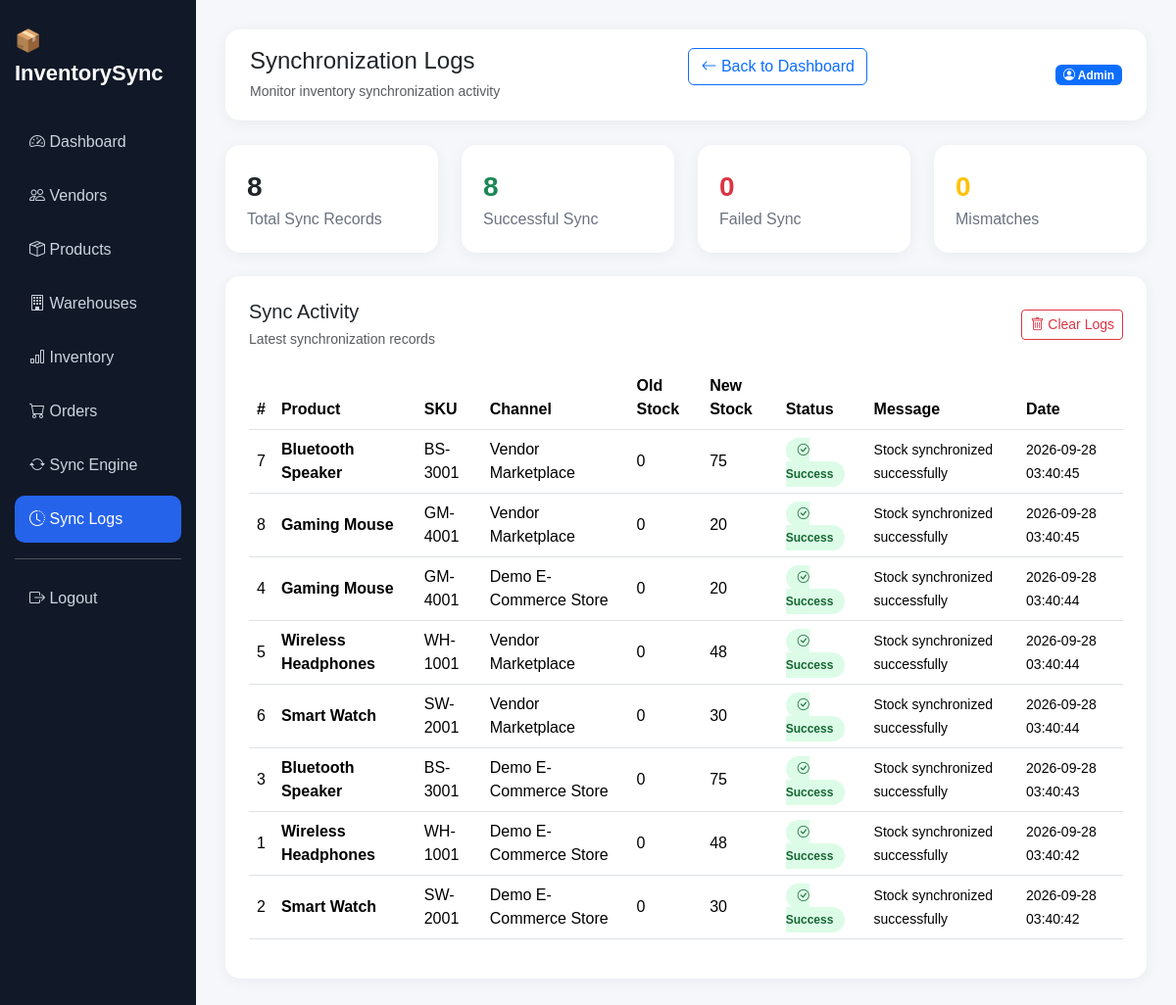
Screenshot of /admin/sync_logs.php (signed in) with the database file from the repository.
### tables this page shows
CREATE TABLE `sync_logs` (
  `id` int(11) NOT NULL,
  `product_id` int(11) DEFAULT NULL,
  `channel_id` int(11) DEFAULT NULL,
  `old_quantity` int(11) DEFAULT 0,
  `new_quantity` int(11) DEFAULT 0,
  `status` enum('success','failed','mismatch') DEFAULT 'success',
  `message` varchar(255) DEFAULT NULL,
  `created_at` timestamp NOT NULL DEFAULT current_timestamp()
);

CREATE TABLE `products` (
  `id` int(11) NOT NULL,
  `vendor_id` int(11) DEFAULT NULL,
  `product_name` varchar(150) NOT NULL,
  `sku` varchar(100) NOT NULL,
  `price` decimal(10,2) DEFAULT 0.00,
  `status` enum('active','inactive') DEFAULT 'active',
  `created_at` timestamp NOT NULL DEFAULT current_timestamp()
);

CREATE TABLE `sync_channels` (
  `id` int(11) NOT NULL,
  `vendor_id` int(11) DEFAULT NULL,
  `channel_name` varchar(150) NOT NULL,
  `channel_type` varchar(100) DEFAULT 'E-Commerce',
  `status` enum('connected','disconnected') DEFAULT 'connected',
  `created_at` timestamp NOT NULL DEFAULT current_timestamp()
);

### admin/sync_logs.php (the view, shortened to what this page needs)
<?php
include "../config/db.php";
$total_logs = $conn->query(
    "SELECT COUNT(*) AS total FROM sync_logs"
)->fetch_assoc()['total'];
$success_logs = $conn->query(
    "SELECT COUNT(*) AS total
     FROM sync_logs
     WHERE status = 'success'"
)->fetch_assoc()['total'];
$failed_logs = $conn->query(
    "SELECT COUNT(*) AS total
     FROM sync_logs
     WHERE status = 'failed'"
)->fetch_assoc()['total'];
$mismatch_logs = $conn->query(
    "SELECT COUNT(*) AS total
     FROM sync_logs
     WHERE status = 'mismatch'"
)->fetch_assoc()['total'];
$logs = $conn->query(
    "SELECT
        sync_logs.*,
        products.product_name,
        products.sku,
        sync_channels.channel_name
     FROM sync_logs
     LEFT JOIN products
        ON sync_logs.product_id = products.id
     LEFT JOIN sync_channels
        ON sync_logs.channel_id = sync_channels.id
     ORDER BY sync_logs.created_at DESC"
);
?>
<!DOCTYPE html>
<html lang="en">
<head>
<link
href="https://cdn.jsdelivr.net/npm/bootstrap@5.3.3/dist/css/bootstrap.min.css"
rel="stylesheet">
<link
href="https://cdn.jsdelivr.net/npm/bootstrap-icons@1.11.3/font/bootstrap-icons.css"
rel="stylesheet">
</head>
<body>
<div class="container-fluid">
<div class="row">
<div class="col-md-2 sidebar">
<div class="brand">
📦 InventorySync
</div>
<a href="dashboard.php">
<i class="bi bi-speedometer2"></i>
Dashboard
</a>
<a href="vendors.php">
<i class="bi bi-people"></i>
Vendors
</a>
<a href="products.php">
<i class="bi bi-box-seam"></i>
Products
</a>
<a href="warehouses.php">
<i class="bi bi-building"></i>
Warehouses
</a>
<a href="inventory.php">
<i class="bi bi-bar-chart"></i>
Inventory
</a>
<a href="orders.php">
<i class="bi bi-cart"></i>
Orders
</a>
<a href="sync_engine.php">
<i class="bi bi-arrow-repeat"></i>
Sync Engine
</a>
<a href="sync_logs.php" class="active">
<i class="bi bi-clock-history"></i>
Sync Logs
</a>
<hr>
<a href="../logout.php">
<i class="bi bi-box-arrow-right"></i>
Logout
</a>
</div>
<div class="col-md-10 main">
<div class="topbar d-flex justify-content-between align-items-center">
<div>
<h4 class="mb-1">
Synchronization Logs
</h4>
<small class="text-muted">
Monitor inventory synchronization activity
</small>
</div>
<a href="dashboard.php" class="btn btn-outline-primary mb-3">
    <i class="bi bi-arrow-left"></i> Back to Dashboard
</a>
<span class="badge bg-primary">
<i class="bi bi-person-circle"></i>
Admin
</span>
</div>
<div class="row g-4 mb-4">
<div class="col-md-3">
<div class="card stat-card">
<div class="stat-number">
<?php echo $total_logs; ?>
</div>
<div class="stat-label">
Total Sync Records
</div>
</div>
</div>
<div class="col-md-3">
<div class="card stat-card">
<div class="stat-number text-success">
<?php echo $success_logs; ?>
</div>
<div class="stat-label">
Successful Sync
</div>
</div>
</div>
<div class="col-md-3">
<div class="card stat-card">
<div class="stat-number text-danger">
<?php echo $failed_logs; ?>
</div>
<div class="stat-label">
Failed Sync
</div>
</div>
</div>
<div class="col-md-3">
<div class="card stat-card">
<div class="stat-number text-warning">
<?php echo $mismatch_logs; ?>
</div>
<div class="stat-label">
Mismatches
</div>
</div>
</div>
</div>
<div class="card p-4">
<div class="d-flex justify-content-between align-items-center mb-3">
<div>
<h5 class="mb-1">
Sync Activity
</h5>
<small class="text-muted">
Latest synchronization records
</small>
</div>
<?php if ($total_logs > 0): ?>
<a
href="sync_logs.php?clear=1"
class="btn btn-outline-danger btn-sm"
onclick="return confirm('Clear all synchronization logs?');">
<i class="bi bi-trash"></i>
Clear Logs
</a>
<?php endif; ?>
</div>
<div class="table-responsive">
<table class="table table-hover">
<thead>
<tr>
<th>#</th>
<th>Product</th>
<th>SKU</th>
<th>Channel</th>
<th>Old Stock</th>
<th>New Stock</th>
<th>Status</th>
<th>Message</th>
<th>Date</th>
</tr>
</thead>
<tbody>
<?php if ($logs->num_rows > 0): ?>
<?php while ($log = $logs->fetch_assoc()): ?>
<tr>
<td>
<?php echo $log['id']; ?>
</td>
<td>
<strong>
<?php echo htmlspecialchars(
    $log['product_name'] ?? 'Deleted Product'
); ?>
</strong>
</td>
<td>
<?php echo htmlspecialchars(
    $log['sku'] ?? '-'
); ?>
</td>
<td>
<?php echo htmlspecialchars(
    $log['channel_name'] ?? 'Deleted Channel'
); ?>
</td>
<td>
<?php echo $log['old_quantity']; ?>
</td>
<td>
<?php echo $log['new_quantity']; ?>
</td>
<td>
<?php if ($log['status'] == 'success'): ?>
<span class="log-success">
<i class="bi bi-check-circle"></i>
Success
</span>
<?php endif; ?>
</td>
<td>
<small>
<?php echo htmlspecialchars($log['message']); ?>
</small>
</td>
<td>
<small>
<?php echo $log['created_at']; ?>
</small>
</td>
</tr>
<?php endwhile; ?>
<?php endif; ?>
</tbody>
</table>
</div>
</div>
</div>
</div>
</div>
</body>
</html>

### admin/sync_logs.php (style rules this page uses)
body { background: #f5f7fb; font-family: Arial, sans-serif; }
.sidebar { min-height: 100vh; background: #111827; color: white; padding: 25px 15px; }
.brand { font-size: 22px; font-weight: bold; margin-bottom: 30px; }
.sidebar a { display: block; color: #cbd5e1; text-decoration: none; padding: 12px 15px; border-radius: 10px; margin-bottom: 7px; }
.sidebar a:hover, .sidebar a.active { background: #2563eb; color: white; }
.main { padding: 30px; }
.topbar { background: white; padding: 18px 25px; border-radius: 15px; margin-bottom: 25px; box-shadow: 0 3px 15px rgba(0,0,0,0.05); }
.card { border: none; border-radius: 15px; box-shadow: 0 3px 15px rgba(0,0,0,0.05); }
.stat-card { padding: 22px; }
.stat-number { font-size: 28px; font-weight: bold; }
.stat-label { color: #6b7280; }
.log-success { background: #dcfce7; color: #166534; padding: 6px 12px; border-radius: 20px; font-size: 12px; font-weight: bold; }
.table { vertical-align: middle; }

### rows the page displays
sync_logs: id "7", product.product_name "Bluetooth Speaker", product.sku "BS-3001", channel.channel_name "Vendor Marketplace", old_quantity "0", new_quantity "75", status "success" (drawn), message "Stock synchronized successfully", created_at "2026-09-28 03:40:45"
sync_logs: id "8", product.product_name "Gaming Mouse", product.sku "GM-4001", channel.channel_name "Vendor Marketplace", old_quantity "0", new_quantity "20", status "success" (drawn), message "Stock synchronized successfully", created_at "2026-09-28 03:40:45"
sync_logs: id "4", product.product_name "Gaming Mouse", product.sku "GM-4001", channel.channel_name "Demo E-Commerce Store", old_quantity "0", new_quantity "20", status "success" (drawn), message "Stock synchronized successfully", created_at "2026-09-28 03:40:44"
sync_logs: id "5", product.product_name "Wireless Headphones", product.sku "WH-1001", channel.channel_name "Vendor Marketplace", old_quantity "0", new_quantity "48", status "success" (drawn), message "Stock synchronized successfully", created_at "2026-09-28 03:40:44"
sync_logs: id "6", product.product_name "Smart Watch", product.sku "SW-2001", channel.channel_name "Vendor Marketplace", old_quantity "0", new_quantity "30", status "success" (drawn), message "Stock synchronized successfully", created_at "2026-09-28 03:40:44"
sync_logs: id "3", product.product_name "Bluetooth Speaker", product.sku "BS-3001", channel.channel_name "Demo E-Commerce Store", old_quantity "0", new_quantity "75", status "success" (drawn), message "Stock synchronized successfully", created_at "2026-09-28 03:40:43"
sync_logs: id "1", product.product_name "Wireless Headphones", product.sku "WH-1001", channel.channel_name "Demo E-Commerce Store", old_quantity "0", new_quantity "48", status "success" (drawn), message "Stock synchronized successfully", created_at "2026-09-28 03:40:42"
sync_logs: id "2", product.product_name "Smart Watch", product.sku "SW-2001", channel.channel_name "Demo E-Commerce Store", old_quantity "0", new_quantity "30", status "success" (drawn), message "Stock synchronized successfully", created_at "2026-09-28 03:40:42"

### other values shown
$total_logs "8"
$success_logs "8"
$failed_logs "0"
$mismatch_logs "0"
